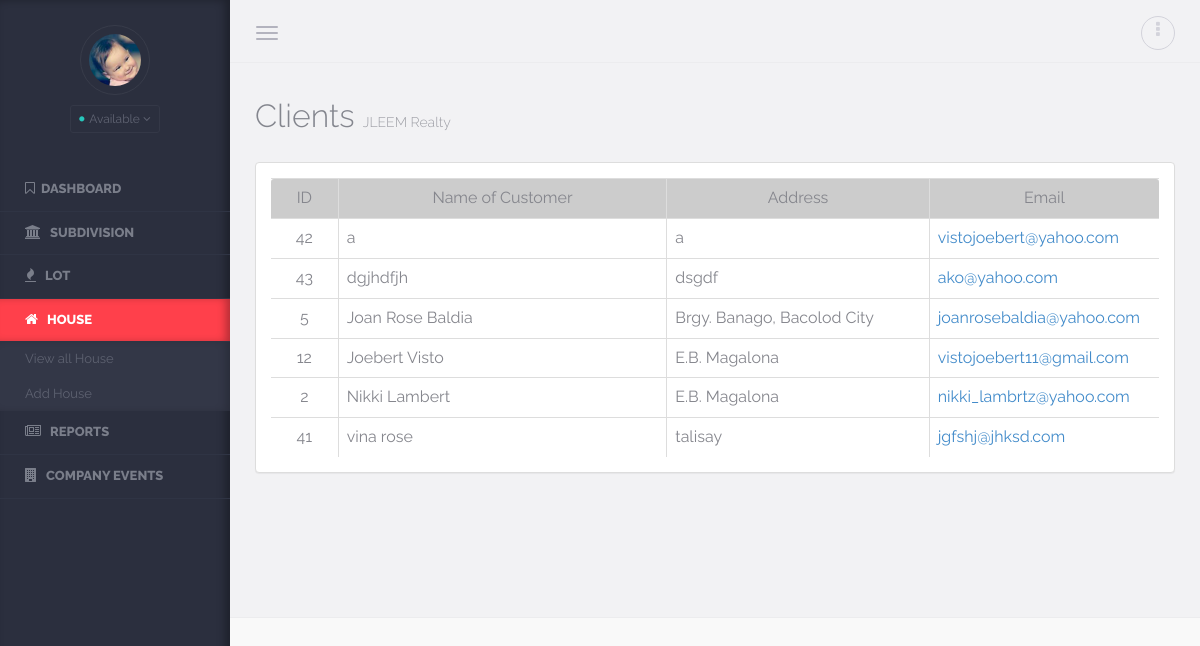
The page /customers.php on the database its author committed.
### tables this page shows
CREATE TABLE IF NOT EXISTS `user` (
  `user_id` int(11) NOT NULL AUTO_INCREMENT,
  `name` varchar(50) NOT NULL,
  `address` varchar(100) NOT NULL,
  `gender` varchar(10) NOT NULL,
  `bday` varchar(25) NOT NULL,
  `email` varchar(30) NOT NULL,
  `password` varchar(15) NOT NULL DEFAULT '',
  PRIMARY KEY (`user_id`)
);

### customers.php (the view, shortened to what this page needs)
<html lang="en">
<head>
	<link rel="stylesheet" href="assets/css/bootstrap/bootstrap.css" />
    <link rel="stylesheet" href="assets/css/plugins/calendar/calendar.css" />
    <link rel="stylesheet" href="assets/css/app/app.v1.css" />
</head>
<header>
<aside class="left-panel">
            <div class="user text-center">
                  <img src="assets/images/avtar/user.png" class="img-circle" alt="...">
                  <h4 class="user-name"> <h4><?php echo $_SESSION['fname'];?></h4>
                  <div class="dropdown user-login">
                  <button class="btn btn-xs dropdown-toggle btn-rounded" type="button" data-toggle="dropdown" aria-expanded="true">
                    <i class="fa fa-circle status-icon available"></i> Available <i class="fa fa-angle-down"></i>
                  </button>
                  </div>
            </div>
 <nav class="navigation">
            	<ul class="list-unstyled">
                	<li ><a href="admin_index.php"><i class="fa fa-bookmark-o"></i><span class="nav-label">Dashboard</span></a></li>
                    <li class="has-submenu"><a href="subdivision.php"><i class="fa fa-university"></i> <span class="nav-label">Subdivision</span></a>
                    </li>
                   <li class="has-submenu"><a href="lot.php"><i class="fa fa-fire"></i> <span class="nav-label">Lot</span></a>
                    </li>
                    <li class="active"><a href="house.php"><i class="fa fa-home"></i> <span class="nav-label">House</span></a>
                    	<ul class="list-unstyled">
						<li><a href="house.php">View all House</a></li>
                        	<li><a href="addhouse.php">Add House</a></li>
                        </ul>
                    </li>
                   <li class="has-submenu"><a href="report.php"><i class="fa fa-newspaper-o"></i> <span class="nav-label">Reports</span></a>
                    </li>
                    <li class="has-submenu"><a href="events.php"><i class="fa fa-building"></i> <span class="nav-label">Company Events</span></a>
                    </li>
                </ul>
            </nav>
    </aside>
		<section class="content">
		<header class="top-head container-fluid">
            <button type="button" class="navbar-toggle pull-left">
                <span class="icon-bar"></span>
                <span class="icon-bar"></span>
                <span class="icon-bar"></span>
            </button>
       <ul class="nav-toolbar">
   <li class="dropdown"><a href="#" data-toggle="dropdown"><i class="fa fa-ellipsis-v"></i></a>
                </li>
            </ul>
        </header>
 <div class="warper container-fluid">
   <div class="page-header"><h1>Clients <small>JLEEM Realty</small></h1></div>
 		<div class="panel panel-default">
                        <div class="panel-body table-responsive">
  <table class="table table-bordered">
    <tr>
      <td width="64" align="center" bgcolor="#cccccc">ID</td>
      <td width="313" align="center" bgcolor="#cccccc">Name of Customer</td>
      <td width="250" align="center" bgcolor="#cccccc">Address</td>
      <td width="132" align="center" bgcolor="#cccccc">Email</td>
    </tr>
    <?php
$result = mysql_query("SELECT * FROM user ORDER BY name");
$rows = MYSQL_NUMROWS($result);
if ($rows > 0)
	{
	$i=0;
	while ($i<$rows)
		{
			$userid = MYSQL_RESULT($result,$i,"user_id");
			$name = MYSQL_RESULT($result,$i,"name");
			$address = MYSQL_RESULT($result,$i,"address");
			$email = MYSQL_RESULT($result,$i,"email");
?>
    <tr>
      <td align="center"><?php echo $userid ?></td>
      <td align="left"><?php echo $name ?></td>
      <td align="left"><?php echo $address ?></td>
      <td width="132" align="left"><a href="viewcustomer.php?email=<?php echo $email; ?>"><?php echo $email ?></a></td>
    </tr>
    <?php
$i++;
	}
	}
?>
  </table>
</body>
</html>

### assets/css/app/app.v1.css (style rules this page uses)
body, html { overflow-x:hidden; }
aside.left-panel { background-color:#2b2f3e; width:230px; position:fixed; padding:25px 0px; box-shadow:inset -5px 0px 8px rgba(0,0,0,0.3); height:100%; top:0px; left:0px; }
.user { margin-bottom:35px; }
.user h4.user-name { color:#8e909a; font-size:16px; }
.user img { border:1px solid #383c4a; padding:8px; width:70px; }
.user .user-login { display:inline-block; }
.user .user-login .btn { border:1px solid #343847; background-color:transparent; color:#616574; padding:4px 8px; }
.navigation { margin:20px 0px; }
.navigation > ul > li { position:relative; }
.navigation > ul > li.has-submenu:after { content:"\f105"; font-family: 'FontAwesome'; display:inline-block; position:absolute; color:#7a7e8a; right:15px; transition: all 0.4s; -moz-transition: all 0.4s; -webkit-transition: all 0.4s; -o-transition: all 0.4s; top:10px; visibility:hidden; }
.navigation > ul > li > a { display:block; padding:12px 25px; color:#7a7e8a; text-transform:uppercase; font-size:13px; text-decoration:none; font-weight:800; border-bottom:1px solid #2f3444; transition: all 0.4s; -moz-transition: all 0.4s; -webkit-transition: all 0.4s; -o-transition: all 0.4s; }
.navigation > ul > li:hover > a, .navigation > ul > li.active:hover > a, .navigation > ul > li.active > a { color:#fff; background-color: #ff404b; -webkit-box-shadow: inset -6px 0 8px -2px rgba(0,0,0,0.3); box-shadow: inset -6px 0 8px -2px rgba(0,0,0,0.3); }
.navigation ul li a i { margin-right:6px; font-size:14px; }
.navigation ul li ul { display:none; background-color:#333747; -webkit-box-shadow: inset -6px 0 8px -2px rgba(0,0,0,0.2); box-shadow: inset -6px 0 8px -2px rgba(0,0,0,0.2); }
aside:not(.collapsed) .navigation ul li.active ul { display:block; }
.navigation ul li ul li a { padding:8px 25px; color:#5e6271; text-decoration:none; white-space:nowrap; transition: all 0.2s; -moz-transition: all 0.2s; -webkit-transition: all 0.2s; -o-transition: all 0.2s; font-size:13px; border-left:0px solid #5e6271; text-align:left; display:block; }
header { background-color:#f2f2f4; border-bottom:1px solid #ececee; padding-top:4px; padding-bottom:4px; }
.navbar-toggle { margin:8px 20px 8px 0px; display:block; padding-left:0px; }
.navbar-toggle .icon-bar { background-color:#b3b3be; }
.nav-toolbar { margin:8px 0px; float:right; }
.nav-toolbar > li { padding:0px; display:inline-block; margin-left:5px; position:relative; list-style:none; }
.nav-toolbar > li > a { color:#d3d3db; font-size:18px; border:1px solid #d3d3db; border-radius:50px; height:34px; width:34px; text-align:center; display:block; padding:4px; }
.content { margin-left:230px; }
.content > .container-fluid { padding-left:25px; padding-right:25px; }
.warper { padding-top:20px; padding-bottom:20px; min-height:550px; }
.page-header { margin:0px; border:0px; }
.page-header h1 { color:#84868e; font-weight:300; font-size:32px; margin-top:15px; margin-bottom:20px; }
.page-header * { font-weight:300; }
.page-header * small { font-size:14px; color:#9D9EA5; }
.panel { margin-bottom:30px; }

### rows shown on the page
user: user_id "42", name "a", address "a", email "vistojoebert@yahoo.com"
user: user_id "43", name "dgjhdfjh", address "dsgdf", email "ako@yahoo.com"
user: user_id "5", name "Joan Rose Baldia", address "Brgy. Banago, Bacolod City", email "joanrosebaldia@yahoo.com"
user: user_id "12", name "Joebert Visto", address "E.B. Magalona", email "vistojoebert11@gmail.com"
user: user_id "2", name "Nikki Lambert", address "E.B. Magalona", email "nikki_lambrtz@yahoo.com"
user: user_id "41", name "vina rose", address "talisay", email "jgfshj@jhksd.com"
